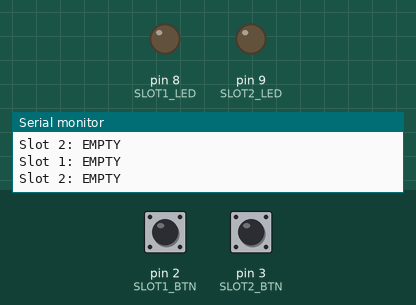
A sketch run on a simulated Arduino Uno, built with avr-gcc and run on an emulated ATmega328P. Shown: output pins drawn as LEDs (lit = HIGH), the last lines printed to the serial monitor. Inputs (shaded band) come from the test bench; at power-on: pin 2 (SLOT1_BTN) HIGH, pin 3 (SLOT2_BTN) HIGH.

Above: at 2.8 s.
2.9 s: pin 2 (SLOT1_BTN) pulled LOW for 1.2 s
At 3.5 s:
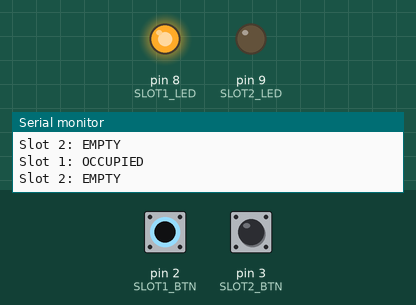
6.5 s: pin 3 (SLOT2_BTN) pulled LOW for 1.2 s
At 7.8 s:
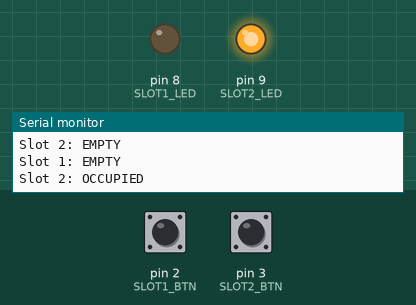
9.5 s: pin 3 (SLOT2_BTN) pulled LOW for 3.2 s
At 13.7 s:
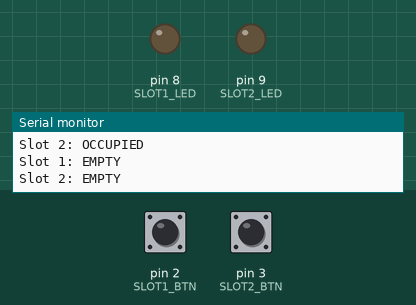
14.5 s: pin 2 (SLOT1_BTN) pulled LOW for 3.2 s
At 16.4 s:
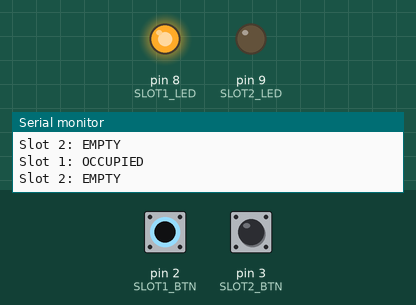
19.5 s: pin 2 (SLOT1_BTN) driven LOW and pin 3 (SLOT2_BTN) driven LOW
At 20.3 s:
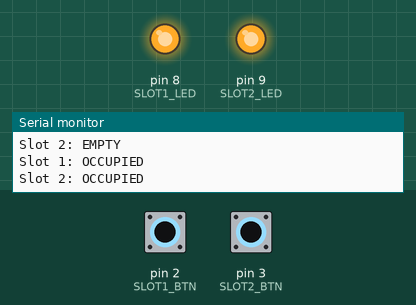
Timing chart, 0 to 22.5 s (numbered marks = the images above; inputs shaded):
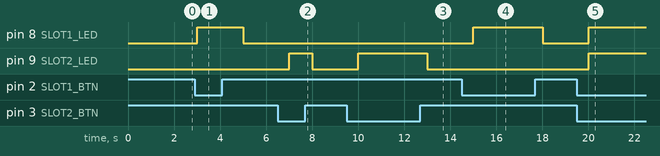

Measured:
- after the input at 2.9 s, pin 8 (SLOT1_LED): LOW → HIGH after 0.10 s, → LOW 2.0 s later
- after the input at 6.5 s, pin 9 (SLOT2_LED): LOW → HIGH after 0.50 s, → LOW 1.0 s later
- after the input at 9.5 s, pin 9 (SLOT2_LED): LOW → HIGH after 0.50 s, → LOW 3.0 s later
- after the input at 14.5 s, pin 8 (SLOT1_LED): LOW → HIGH after 0.50 s, → LOW 3.0 s later
- after the input at 19.5 s, pin 8 (SLOT1_LED), pin 9 (SLOT2_LED): LOW → HIGH after 0.51 s

The sketch:

main.ino
```cpp
#define SLOT1_BTN 2
#define SLOT2_BTN 3

#define SLOT1_LED 8
#define SLOT2_LED 9

void setup() {
  pinMode(SLOT1_BTN, INPUT_PULLUP);
  pinMode(SLOT2_BTN, INPUT_PULLUP);

  pinMode(SLOT1_LED, OUTPUT);
  pinMode(SLOT2_LED, OUTPUT);

  Serial.begin(9600);
  Serial.println("Smart Parking System Started");
}

void loop() {
  int slot1 = digitalRead(SLOT1_BTN);
  int slot2 = digitalRead(SLOT2_BTN);

  // SLOT 1
  if (slot1 == LOW) {   // button pressed
    digitalWrite(SLOT1_LED, HIGH);
    Serial.println("Slot 1: OCCUPIED");
  } else {
    digitalWrite(SLOT1_LED, LOW);
    Serial.println("Slot 1: EMPTY");
  }

  // SLOT 2
  if (slot2 == LOW) {
    digitalWrite(SLOT2_LED, HIGH);
    Serial.println("Slot 2: OCCUPIED");
  } else {
    digitalWrite(SLOT2_LED, LOW);
    Serial.println("Slot 2: EMPTY");
  }

  delay(1000);
}
```
